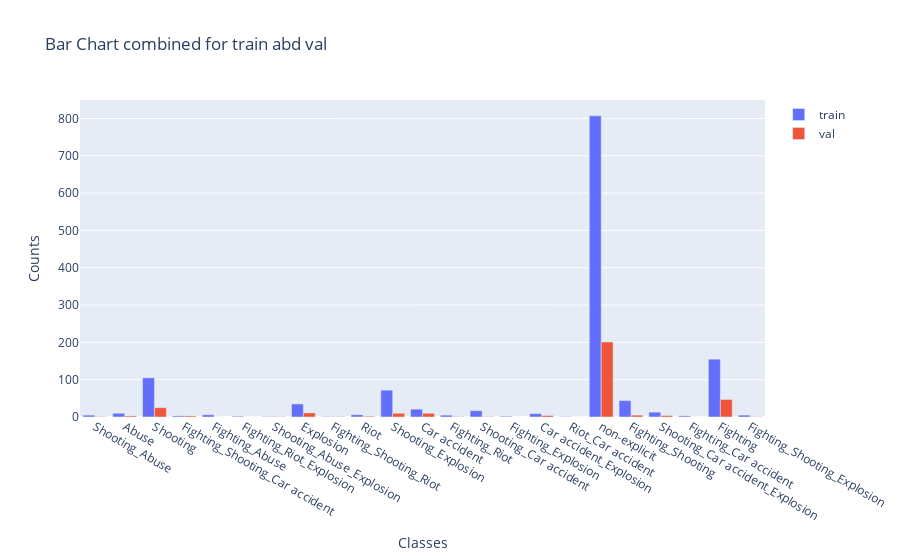

Notebook code cell kept with this figure:
### Code cell
import plotly.graph_objects as go


# Combine the keys and initialize values to 0
combined_keys = set(train_class_to_count_dict.keys()) | set(val_class_to_count_dict.keys())
combined_dict1 = {key: train_class_to_count_dict.get(key, 0) for key in combined_keys}
combined_dict2 = {key: val_class_to_count_dict.get(key, 0) for key in combined_keys}

# Create lists of data from combined dictionaries
labels = list(combined_keys)
values1 = [combined_dict1[key] for key in labels]
values2 = [combined_dict2[key] for key in labels]

# Create traces
trace1 = go.Bar(
    x=labels,
    y=values1,
    name='train'
)
trace2 = go.Bar(
    x=labels,
    y=values2,
    name='val'
)

# Create the figure
fig = go.Figure(data=[trace1, trace2])

# Update layout
fig.update_layout(
    title='Bar Chart combined for train abd val',
    xaxis_title='Classes',
    yaxis_title='Counts'
)

# Show the figure
fig.show()

### Figure 1 — Plotly figure (JSON) as saved in the notebook; plotly's stock layout.template omitted (floating-point values rounded to 4 significant figures)
{"data": [{"name": "train", "type": "bar", "x": ["Shooting_Abuse", "Abuse", "Shooting", "Fighting_Shooting_Car accident", "Fighting_Abuse", "Fighting_Riot_Explosion", "Shooting_Abuse_Explosion", "Explosion", "Fighting_Shooting_Riot", "Riot", "Shooting_Explosion", "Car accident", "Fighting_Riot", "Shooting_Car accident", "Fighting_Explosion", "Car accident_Explosion", "Riot_Car accident", "non-explicit", "Fighting_Shooting", "Shooting_Car accident_Explosion", "Fighting_Car accident", "Fighting", "Fighting_Shooting_Explosion"], "y": [5, 10, 105, 3, 6, 2, 1, 35, 1, 6, 72, 21, 5, 17, 2, 9, 1, 807, 44, 13, 3, 155, 5]}, {"name": "val", "type": "bar", "x": ["Shooting_Abuse", "Abuse", "Shooting", "Fighting_Shooting_Car accident", "Fighting_Abuse", "Fighting_Riot_Explosion", "Shooting_Abuse_Explosion", "Explosion", "Fighting_Shooting_Riot", "Riot", "Shooting_Explosion", "Car accident", "Fighting_Riot", "Shooting_Car accident", "Fighting_Explosion", "Car accident_Explosion", "Riot_Car accident", "non-explicit", "Fighting_Shooting", "Shooting_Car accident_Explosion", "Fighting_Car accident", "Fighting", "Fighting_Shooting_Explosion"], "y": [1, 3, 25, 3, 0, 0, 1, 11, 1, 2, 10, 10, 1, 1, 0, 4, 0, 201, 5, 4, 0, 47, 1]}], "layout": {"title": {"text": "Bar Chart combined for train abd val"}, "xaxis": {"title": {"text": "Classes"}}, "yaxis": {"title": {"text": "Counts"}}}}
